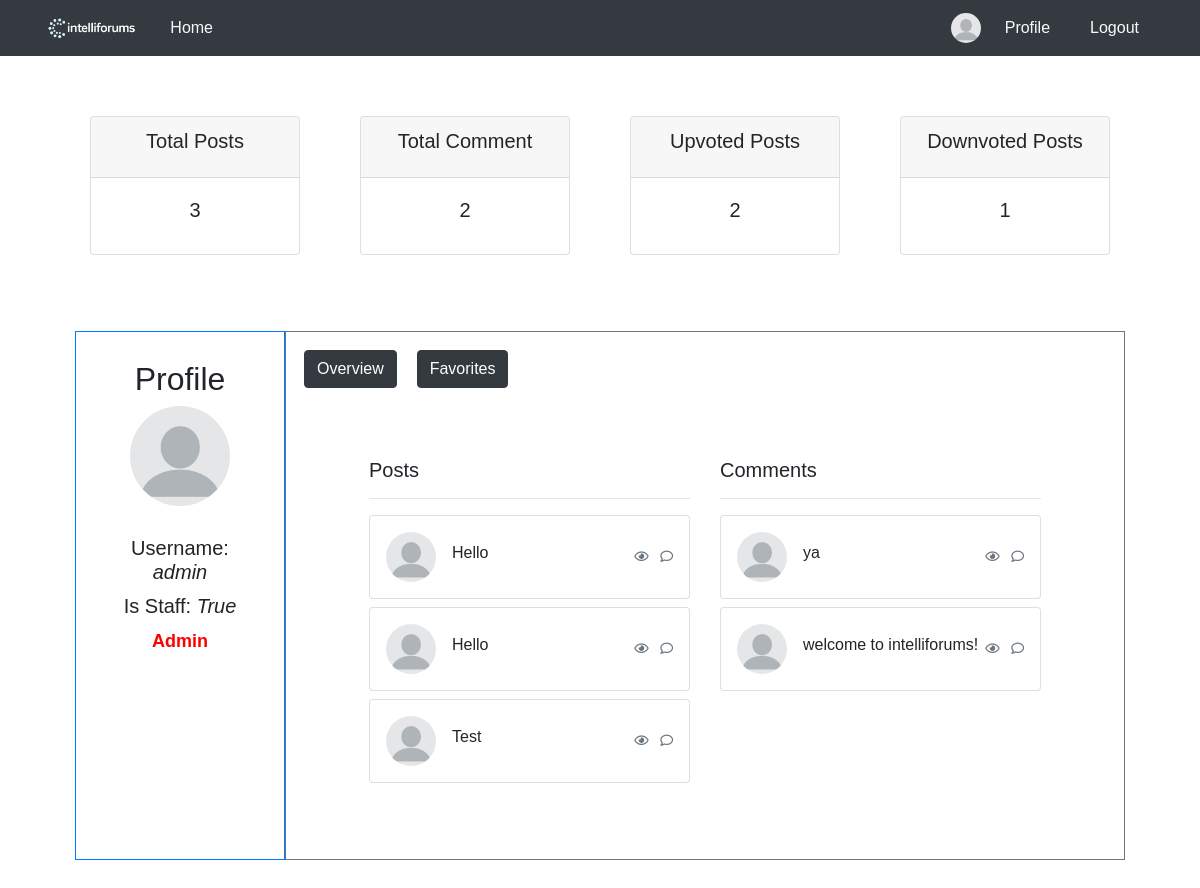
Before: /profile/1/ (signed in) with the older database file.
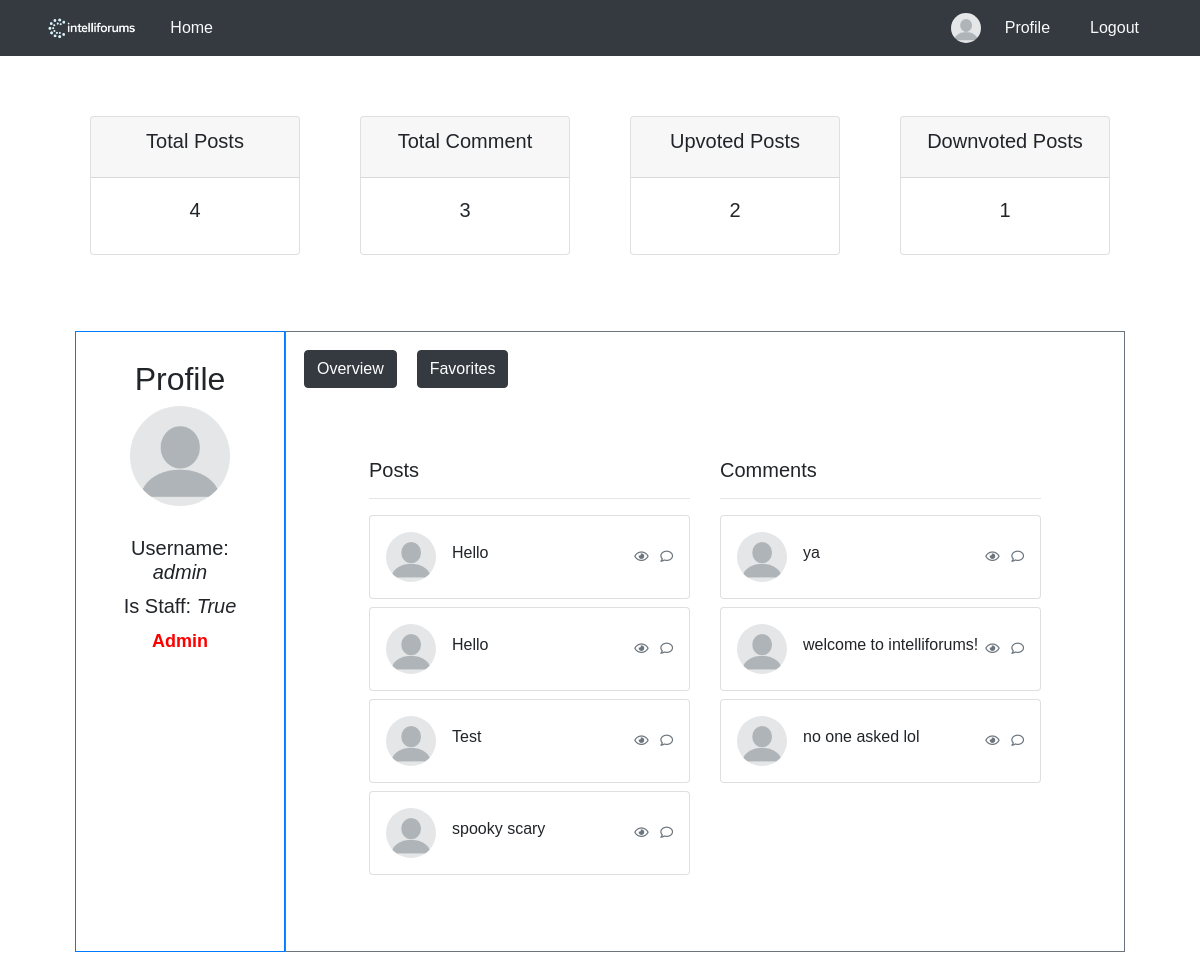
After: the same page with the newer database file.
### blog/models.py (models this page shows, shortened)
class User(AbstractBaseUser, PermissionsMixin):
    username = models.CharField(max_length=100, unique=True)
    picture = models.ImageField(
        upload_to='profile/',
        default='profile/blank-profile-picture-973460_128012234212.png',
        blank=True,
    )
    is_active = models.BooleanField(default=True)
    is_staff = models.BooleanField(default=False)
    is_banned = models.BooleanField(default=False)
    USERNAME_FIELD = 'username'
    objects = UserManager()

class UserPost(models.Model):
    post_ref = models.ForeignKey(Post, on_delete=models.CASCADE)
    user_ref = models.ForeignKey(User, on_delete=models.CASCADE)
    is_deleted = models.BooleanField(default=False)

class Post(models.Model):
    user_ref = models.ForeignKey(User, on_delete=models.CASCADE)
    title = models.CharField(max_length=100)
    content = models.TextField(blank=True, null=True)
    created_at = models.DateField(auto_now_add=True)
    image = models.ImageField(upload_to=upload_path, blank=True, null=True)

class User_UserPost(models.Model):
    user_post_ref = models.ForeignKey(UserPost, on_delete=models.CASCADE)
    user_ref = models.ForeignKey(User, on_delete=models.CASCADE)
    class Meta:
        abstract = True

class Comment(User_UserPost):
    content = models.TextField(blank=True, null=True)
    created_at = models.DateTimeField(auto_now_add=True)
    image = models.ImageField(upload_to=upload_path, blank=True, null=True)

### blog/views.py (the view)
# urls.py: path('profile/<int:pk>/', views.render_profile, name='profile'),
@deprecated
@login_required(login_url='login')
def render_profile(request, pk):
    user = User.objects.get(id=pk)
    user_posts = UserPost.objects.filter(user_ref__id=pk, is_deleted=False)
    deleted_user_posts = UserPost.objects.filter(user_ref__id=pk, is_deleted=True)
    user_comments = Comment.objects.filter(user_ref__id=pk)
    user_favorites = FavoritePost.objects.filter(user_ref__id=pk, user_post_ref__is_deleted=False)
    user_upvotes = VotePost.objects.filter(user_ref__id=pk, is_upvote=True)
    user_downvotes = VotePost.objects.filter(user_ref__id=pk, is_upvote=False)
    return render(request, 'profile.html', {
        'user_posts' : user_posts,
        'user_comments' : user_comments,
        'user_favorites' : user_favorites,
        'deleted_user_posts': deleted_user_posts,
        'user' : user,
        'current_user' : request.user,
        'user_downvotes' : user_downvotes,
        'user_upvotes' : user_upvotes
    })

### blog/templates/profile.html (shortened to what this page needs)
<!DOCTYPE html>
<html lang="en">
<head>
    {% load static %}
    <link rel="stylesheet" href="{% static 'blog/css/profile.css' %}">
</head>
<body>
    {% include 'header.html' %}
        {% include 'Profile/profile_count.html' %}
        <div class="container-fluid">
            <div class="row d-flex">
                <div class="left-column p-2 border border-primary" style="flex: 0 0 20%; max-width: 20%;">
                    <div class="profile-container">
                        <h2>Profile</h2>
                        <img src="{{ user.picture.url }}" alt="Profile Picture" class="profile-pic" style="height: 100px; " onclick="window.location.href='{{ user.picture.url }}'">
                        <div class="profile-info">
                            <h5>Username: <i>{{ user.username }}</i></h5>
                            <h5>Is Staff: <i>{{ user.is_staff }}</i></h5>
                            {% if user.is_staff == True %}
                                <p style="color: red; font-weight: bold; font-size: 18px;">Admin</p>
                            {% endif %}
                        </div>
                    </div>
                </div>
                <div class="col p-2 border border-secondary">
                    <div style="display: flex;">
                        <button id="showOverview" class="btn btn-dark" style="margin: 10px;">Overview</button>
                        <button id="showFavorites" class="btn btn-dark" style="margin: 10px;">Favorites</button>
                    </div>
                    <div id="OverviewDashboard" style="display: block;">
                        {% include 'Profile/profile_dashboard.html' %}
                     </div>
                </div>
            </div>
        </div>
</body>
</html>

### blog/templates/header.html (shortened to what this page needs)
<!DOCTYPE html>
<html lang="en">
<head>
    {% load static %}
    <link rel="stylesheet" href="https://cdn.jsdelivr.net/npm/bootstrap@4.1.3/dist/css/bootstrap.min.css">
    <link rel="stylesheet" href="https://cdnjs.cloudflare.com/ajax/libs/font-awesome/5.12.0-2/css/all.min.css" />
    <link rel="stylesheet" href="{% static 'blog/css/global.css' %}">
</head>
<body>
    <link rel="stylesheet" href="{% static 'blog/css/header.css' %}">
    <nav class="navbar navbar-dark bg-dark">
        <div class="container d-flex justify-content-between align-items-center">
            <div class="d-flex align-items-center">
                <img src="{% static 'images/logo.png' %}" alt="Logo" style="max-height:30px;">
                <a class="nav-link text-light ml-3" href="/">Home</a>
            </div>
            <div class="d-flex align-items-center">
            {% if current_user %}
                {% if current_user.is_authenticated %}
                    <img src="{{ current_user.picture.url }}" alt="Profile Picture" class="profile-img" style="height:30px;width:30px;border-radius:50%;">
                    <a class="nav-link text-light ml-2" href="/profile/{{current_user.id}}">Profile</a>
                    <a class="nav-link text-light ml-2" href="{% url 'logout' %}">Logout</a>
                {% else %}
                    <a class="nav-link text-light" href="/login/">Login</a>
                    <a class="nav-link text-light ml-2" href="/register/">Register</a>
                {% endif %}
            {% endif %}
            </div>
        </div>
    </nav>
</body>
</html>

### blog/templates/Profile/profile_count.html (shortened to what this page needs)
<div class="row">
    <div class="col">
        <div class="col-sm">
            <div class="card text-center mb-3">
                <div class="card-header">
                    <h5 class="card-title">Total Posts</h5>
                </div>
                <div class="card-body">
                    <h5 class="card-title">{{ user_posts.count }}</h5>
                </div>
            </div>
        </div>
    </div>
    <div class="col">
        <div class="col-sm">
            <div class="card text-center mb-3">
                <div class="card-header">
                    <h5 class="card-title">Total Comment</h5>
                </div>
                <div class="card-body">
                    <h5 class="card-title">{{ user_comments.count }}</h5>
                </div>
            </div>
        </div>
    </div>
    <div class="col">
        <div class="col-sm">
            <div class="card text-center mb-3">
                <div class="card-header">
                    <h5 class="card-title">Upvoted Posts</h5>
                </div>
                <div class="card-body">
                    <h5 class="card-title">{{ user_upvotes.count }}</h5>
                </div>
            </div>
        </div>
    </div>
    <div class="col">
        <div class="col-sm">
            <div class="card text-center mb-3">
                <div class="card-header">
                    <h5 class="card-title">Downvoted Posts</h5>
                </div>
                <div class="card-body">
                    <h5 class="card-title">{{ user_downvotes.count }}</h5>
                </div>
            </div>
        </div>
    </div>
</div>

### blog/templates/Profile/profile_dashboard.html
<div class="row">
    <div class="col-lg">
        <h5>Posts</h5>
        <hr>
        {% for user_post in user_posts %}
        <div class="card mb-2" onclick="window.location.href = '/post_detail/{{ user_post.id }}/1/'">
            <div class="card-body p-2 p-sm-3">
                <div class="media forum-item">
                    <a href="#" data-toggle="collapse" data-target=".forum-content"><img src="/media/{{ user_post.user_ref.picture }}" class="mr-3 rounded-circle" width="50" alt="User" /></a>
                    <div class="media-body align-self-center">
                        <h6><a href="#" data-toggle="collapse" data-target=".forum-content" class="text-body">{{ user_post.post_ref.title }}</a></h6>
                    </div>
                    <div class="text-muted small text-center align-self-center">
                        <span class="d-none d-sm-inline-block favorite-views" data-value="{{ user_post.id }}"><i class="far fa-eye"></i></span>
                        <span class="favorite-comments-num" data-value="{{ user_post.id }}"><i class="far fa-comment ml-2"></i></span>
                    </div>
                </div>
            </div>
        </div>
        {% endfor %}
    </div>
    <div class="col-lg">
        <h5>Comments</h5>
        <hr>
        {% for user_comment in user_comments %}
        <div class="card mb-2">
            <div class="card-body p-2 p-sm-3">
                <div class="media forum-item">
                    <a href="#" data-toggle="collapse" data-target=".forum-content"><img src="/media/{{ user_comment.user_ref.picture }}" class="mr-3 rounded-circle" width="50" alt="User" /></a>
                    <div class="media-body align-self-center">
                        <h6><a href="#" data-toggle="collapse" data-target=".forum-content" class="text-body">{{ user_comment.content }}</a></h6>
                    </div>
                    <div class="text-muted small text-center align-self-center">
                        <span class="d-none d-sm-inline-block"><i class="far fa-eye"></i></span>
                        <span><i class="far fa-comment ml-2"></i></span>
                    </div>
                </div>
            </div>
        </div>
        {% endfor %}
    </div>
</div>

### blog/static/blog/css/profile.css (style rules this page uses)
.profile-container { max-width: 600px; margin: 0 auto; text-align: center; padding: 20px; }
.profile-pic { max-width: 300px; max-height: 300px; border-radius: 50%; margin-bottom: 20px; }
.profile-info h5 { margin: 10px 0; }
h2 { margin-bottom: 30px; }

### blog/static/blog/css/global.css (style rules this page uses)
* { font-family: Verdana, Geneva, Tahoma, sans-serif; }

### blog/static/blog/css/header.css (style rules this page uses)
.profile-img { max-width: 50px !important; max-height: 50px !important; border-radius: 50% !important; }

### blog/templates/profile.html (style rules this page uses)
.profile-container { max-width: 600px; margin: 0 auto; text-align: center; padding: 20px; }
.profile-pic { max-width: 300px; max-height: 300px; border-radius: 50%; margin-bottom: 20px; }
.profile-info h5 { margin: 10px 0; }
h2 { margin-bottom: 30px; }

### blog/templates/Profile/profile_count.html (style rules this page uses)
.row { margin: 60px; }

Changed rows visible on the page:
added UserPost: user_ref.picture (placeholder picture), post_ref "spooky scary", {{ user_post.id }} 21 (drawn)
added Comment: user_ref.picture (placeholder picture), content "no one asked lol"
Other visible differences:
{{ user_posts.count }}: "3" → "4"
{{ user_comments.count }}: "2" → "3"
